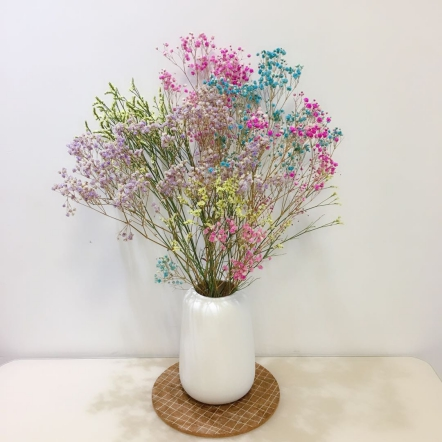
#> input picture images/flower.jpg, 442 x 442 px, found by its file name
$ jupyter execute '2-4 Image_read_show.ipynb'
#> lines starting #> are read from the running program, lines starting #| are printed output that depends on the picture
### **图像的读取与显示**

[cell 1]
# -*- coding:utf-8 -*-
import cv2 as cv
import numpy as np
import matplotlib.pyplot as plt
import sys
rootpath = '/home/zomnk/python_ws/02-OpenCV4/images/'

[cell 2]
image = cv.imread(rootpath + 'flower.jpg')
#> image is the input picture: shape (442, 442, 3); mean B, G, R 190.5, 198.3, 205.4
# 读取图像，并判断图像是否读取成功
if image is None:
    print('Failed to read flowers.jpg')
    sys.exit

#### 图像读取函数

[cell 3]
fig, (ax1, ax2,ax3,ax4) = plt.subplots(1,4,figsize=(12,2))

# 图像转换为单通道灰度图像后读取
image_gray = cv.imread(rootpath + 'flower.jpg',cv.IMREAD_GRAYSCALE)
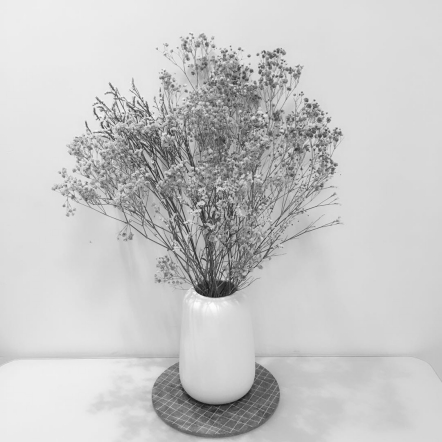
#> image_gray: shape (442, 442); min 21, max 253, mean 199.5
# 图像以原样读取，保留alpha通道(第四个通道)
image_origin = cv.imread(rootpath + 'flower.jpg',cv.IMREAD_UNCHANGED)
# 图像以任何可能的颜色格式读取
image_any = cv.imread(rootpath + 'flower.jpg',cv.IMREAD_ANYCOLOR)
# 保留原图像的深度
image_depth = cv.imread(rootpath + 'flower.jpg',cv.IMREAD_ANYDEPTH)
ax1.imshow(image_gray)
ax2.imshow(image_origin)
ax3.imshow(image_any)
ax4.imshow(image_depth)
plt.show()
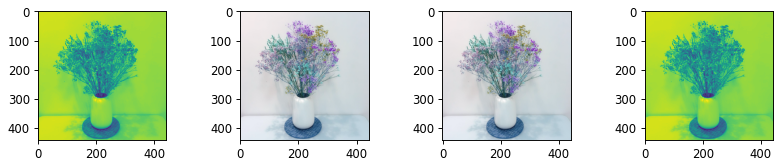
#> figure drawn by matplotlib, 4 panels; B, G, R data is drawn as R, G, B

$ run again, with images/ColorSaltPepperImage.jpg copied over images/flower.jpg
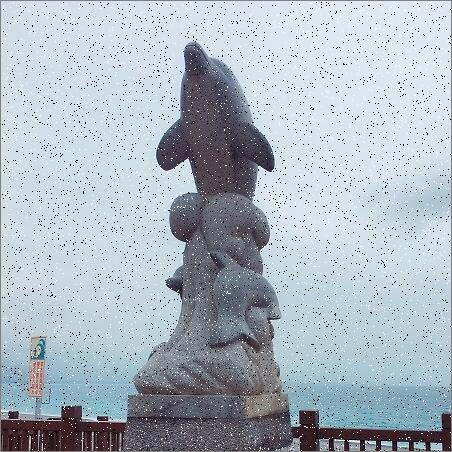
#> input picture images/ColorSaltPepperImage.jpg, 452 x 452 px, found by its file name
#> image is the input picture: shape (452, 452, 3); mean B, G, R 192.2, 182.3, 170.6
#> `image_gray = cv.imread(rootpath + 'flower.jpg',cv.IMREAD_GRAYSCALE)`:
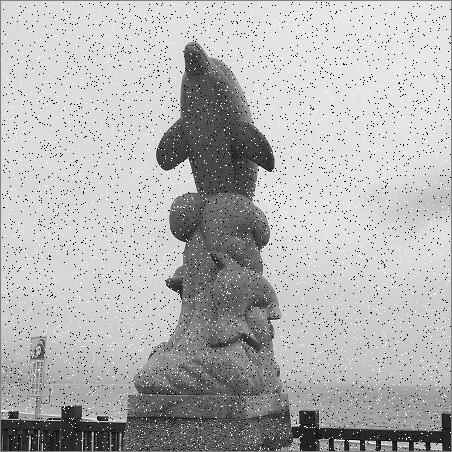
#> image_gray: shape (452, 452); min 0, max 255, mean 179.9
#> `plt.show()`:
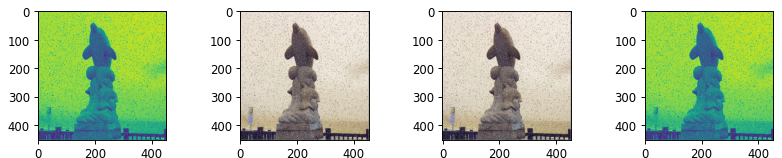
#> figure drawn by matplotlib, 4 panels; B, G, R data is drawn as R, G, B

$ run again, with images/Compare_Hist_1.jpg copied over images/flower.jpg
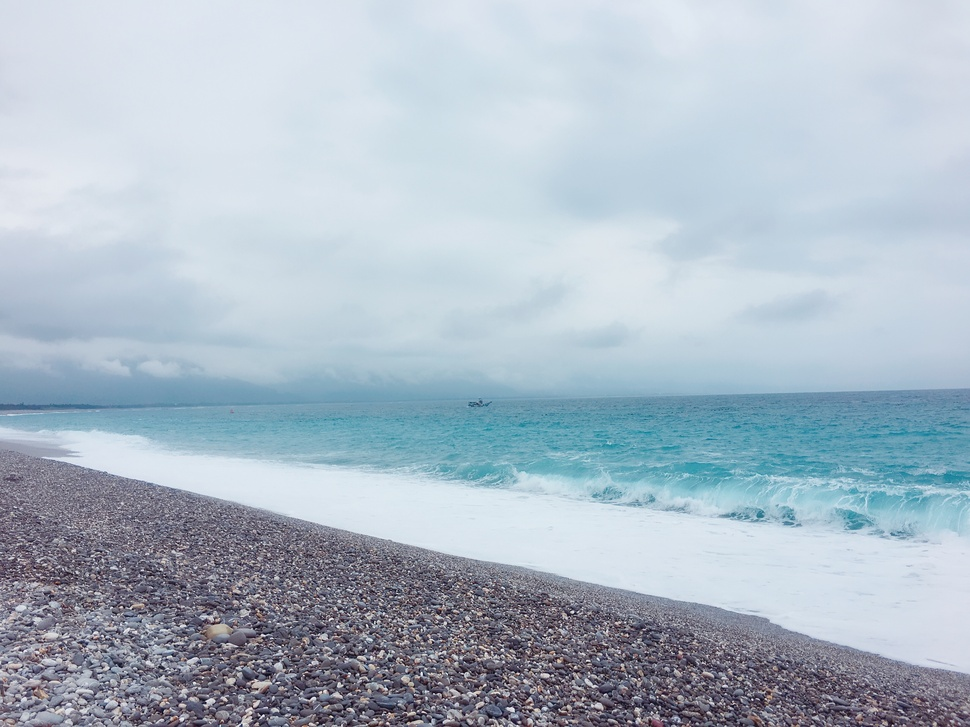
#> input picture images/Compare_Hist_1.jpg, 970 x 727 px, shrunk from 3264 x 2448 before the run, found by its file name
#> image is the input picture: shape (727, 970, 3); mean B, G, R 198.7, 186, 171.7
#> `image_gray = cv.imread(rootpath + 'flower.jpg',cv.IMREAD_GRAYSCALE)`:
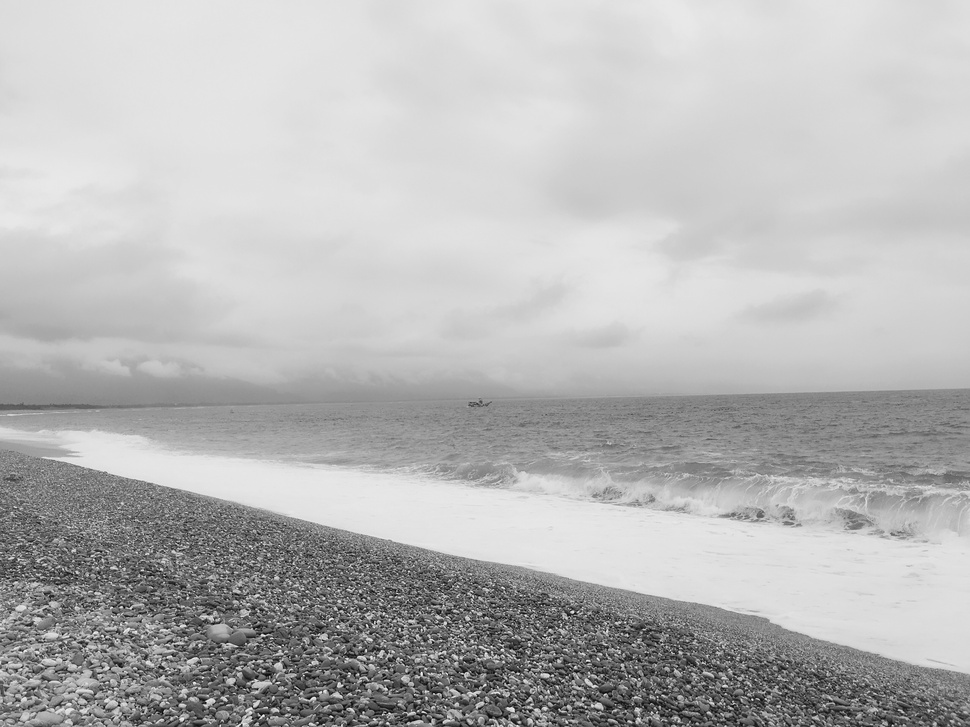
#> image_gray: shape (727, 970); min 0, max 255, mean 183.2
#> `plt.show()`:
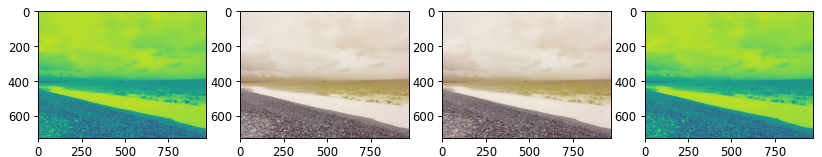
#> figure drawn by matplotlib, 4 panels; B, G, R data is drawn as R, G, B

$ run again, with images/Compare_Hist_2.jpg copied over images/flower.jpg
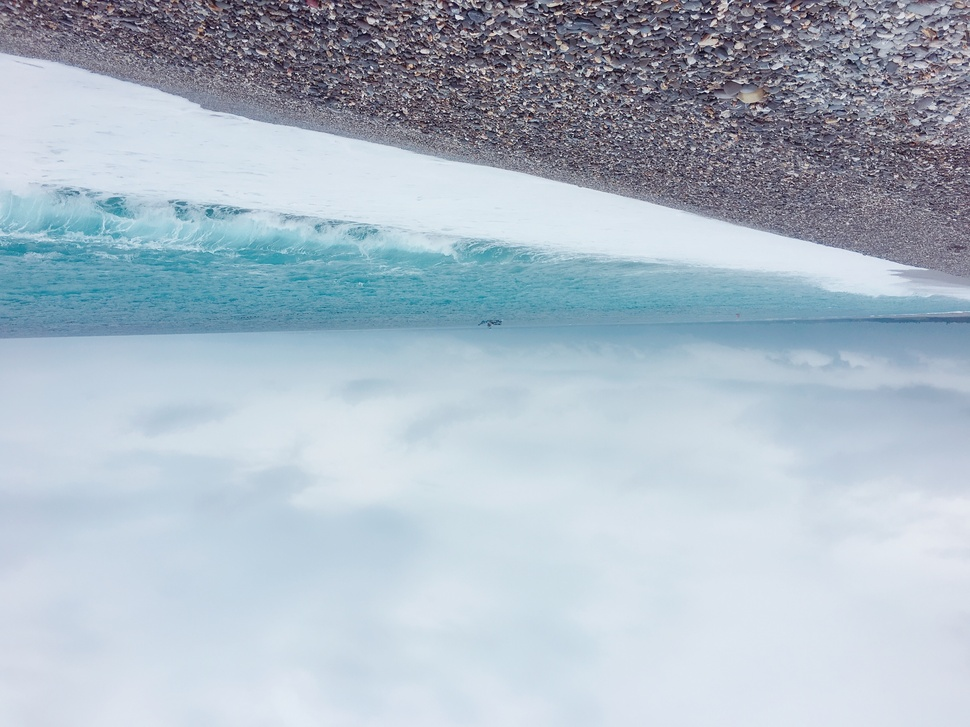
#> input picture images/Compare_Hist_2.jpg, 970 x 727 px, shrunk from 3264 x 2448 before the run, found by its file name
#> image is the input picture: shape (727, 970, 3); mean B, G, R 198.8, 186, 171.8
#> `image_gray = cv.imread(rootpath + 'flower.jpg',cv.IMREAD_GRAYSCALE)`:
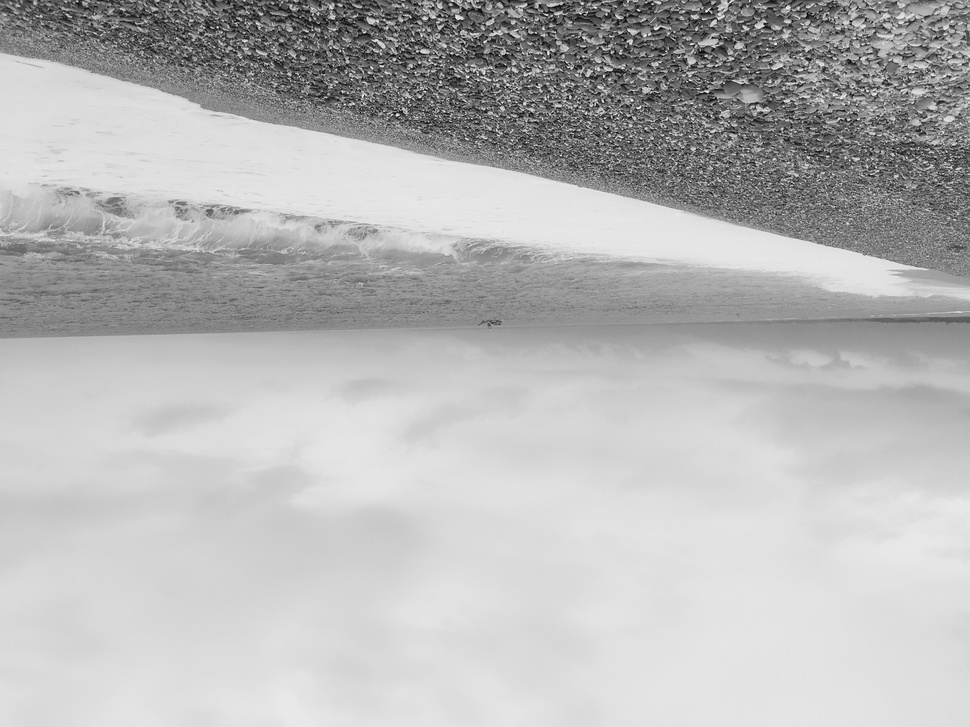
#> image_gray: shape (727, 970); min 0, max 255, mean 183.2
#> `plt.show()`:
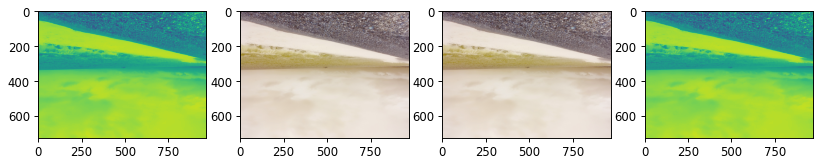
#> figure drawn by matplotlib, 4 panels; B, G, R data is drawn as R, G, B
